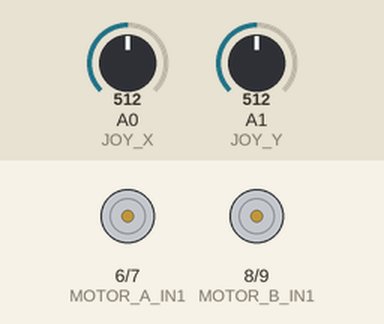
A sketch run on a simulated Arduino Uno, built with avr-gcc and run on an emulated ATmega328P. Parts: motor-driver pin pairs drawn as motors (green arrow = first pin HIGH = forward, orange = second pin HIGH = backward, longer = more drive, scaled by the enable pin). Inputs (shaded band) come from the test bench; at power-on: A0 (JOY_X) = 512, A1 (JOY_Y) = 512.

Above: at 1.2 s.
1.3 s: A0 (JOY_X) set to 716
At 1.8 s:
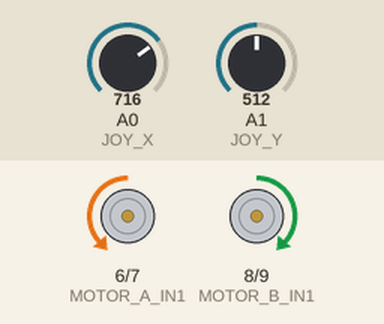
2.8 s: A1 (JOY_Y) set to 572
At 3.2 s:
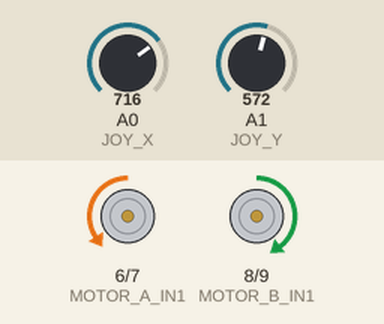
4.3 s: A1 (JOY_Y) set to 606
At 5.5 s:
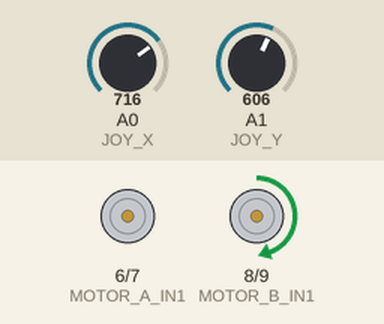
5.8 s: A0 (JOY_X) set to 735
At 6.5 s:
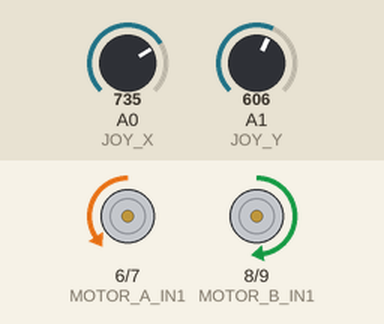
7.3 s: A1 (JOY_Y) set to 716
At 7.7 s:
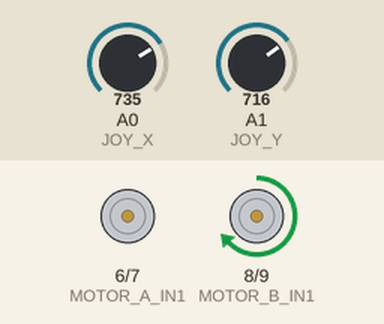
8.8 s: A0 (JOY_X) set to 900
At 10.2 s:
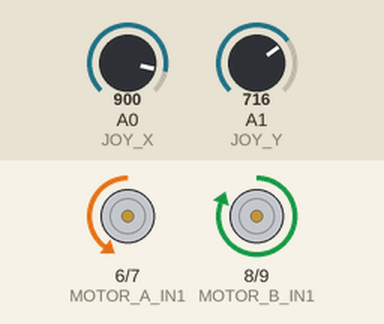
Timing chart, 0 to 11.3 s (numbered marks = the images above; inputs shaded):
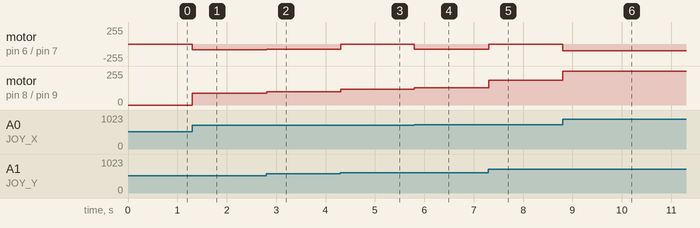

The sketch:

Joystick_Control_Wheelchair.ino
```cpp
// Project Title: Arduino-Based Wheelchair Control Using Joystick Module

// === Pin Assignments ===
#define JOY_X A0       // Joystick horizontal axis
#define JOY_Y A1       // Joystick vertical axis

#define MOTOR_A_PWM 5
#define MOTOR_A_IN1 6
#define MOTOR_A_IN2 7

#define MOTOR_B_IN1 8
#define MOTOR_B_IN2 9
#define MOTOR_B_PWM 10

// === Movement Constants ===
const int DEAD_ZONE = 40;     // Neutral zone threshold around center (512)
const int PWM_THRESHOLD = 70; // Minimum speed to trigger motor movement

int speedLeft = 0;
int speedRight = 0;

// === Movement Types Enum ===
enum MotionType { FORWARD, BACKWARD, TURN_LEFT, TURN_RIGHT };

void setup() {
  pinMode(JOY_X, INPUT);
  pinMode(JOY_Y, INPUT);

  pinMode(MOTOR_A_PWM, OUTPUT);
  pinMode(MOTOR_B_PWM, OUTPUT);

  pinMode(MOTOR_A_IN1, OUTPUT);
  pinMode(MOTOR_A_IN2, OUTPUT);
  pinMode(MOTOR_B_IN1, OUTPUT);
  pinMode(MOTOR_B_IN2, OUTPUT);
}

void loop() {
  int joyX = analogRead(JOY_X);  // Read horizontal input
  int joyY = analogRead(JOY_Y);  // Read vertical input

  // Reset speeds before logic
  speedLeft = 0;
  speedRight = 0;

  // Center check for stop (includes dead zone)
  if (abs(joyX - 512) < DEAD_ZONE && abs(joyY - 512) < DEAD_ZONE) {
    holdMotors();
  } else {
    computeMotorSpeeds(joyX, joyY);

    // Apply minimum threshold to avoid motor jitter
    if (speedLeft < PWM_THRESHOLD) speedLeft = 0;
    if (speedRight < PWM_THRESHOLD) speedRight = 0;

    analogWrite(MOTOR_A_PWM, speedLeft);
    analogWrite(MOTOR_B_PWM, speedRight);
  }

  delay(10);
}

// === Motion Logic ===
void computeMotorSpeeds(int x, int y) {
  if (abs(x - 512) < DEAD_ZONE) {
    // Turning only (Y-axis movement)
    if (y < 512 - DEAD_ZONE) {
      activateMotors(TURN_RIGHT);
      int mappedSpeed = map(y, 472, 0, 0, 255);
      speedLeft = mappedSpeed;
      speedRight = mappedSpeed;
    } else if (y > 512 + DEAD_ZONE) {
      activateMotors(TURN_LEFT);
      int mappedSpeed = map(y, 552, 1023, 0, 255);
      speedLeft = mappedSpeed;
      speedRight = mappedSpeed;
    }
  } else {
    // Forward or backward
    if (x < 512 - DEAD_ZONE) {
      activateMotors(FORWARD);
      speedLeft = map(x, 472, 0, 0, 255);
      speedRight = speedLeft;
    } else if (x > 512 + DEAD_ZONE) {
      activateMotors(BACKWARD);
      speedLeft = map(x, 552, 1023, 0, 255);
      speedRight = speedLeft;
    }

    // Fine steering using Y-axis
    if (y < 512 - DEAD_ZONE) {
      int adjust = map(y, 472, 0, 0, 255);
      speedLeft += adjust;
      speedRight -= adjust;
    } else if (y > 512 + DEAD_ZONE) {
      int adjust = map(y, 552, 1023, 0, 255);
      speedLeft -= adjust;
      speedRight += adjust;
    }

    speedLeft = constrain(speedLeft, 0, 255);
    speedRight = constrain(speedRight, 0, 255);
  }
}


void activateMotors(MotionType motion) {
  switch (motion) {
    case FORWARD:
      digitalWrite(MOTOR_A_IN1, HIGH);
      digitalWrite(MOTOR_A_IN2, LOW);
      digitalWrite(MOTOR_B_IN1, LOW);
      digitalWrite(MOTOR_B_IN2, HIGH);
      break;
    case BACKWARD:
      digitalWrite(MOTOR_A_IN1, LOW);
      digitalWrite(MOTOR_A_IN2, HIGH);
      digitalWrite(MOTOR_B_IN1, HIGH);
      digitalWrite(MOTOR_B_IN2, LOW);
      break;
    case TURN_LEFT:
      digitalWrite(MOTOR_A_IN1, LOW);
      digitalWrite(MOTOR_A_IN2, HIGH);
      digitalWrite(MOTOR_B_IN1, LOW);
      digitalWrite(MOTOR_B_IN2, HIGH);
      break;
    case TURN_RIGHT:
      digitalWrite(MOTOR_A_IN1, HIGH);
      digitalWrite(MOTOR_A_IN2, LOW);
      digitalWrite(MOTOR_B_IN1, HIGH);
      digitalWrite(MOTOR_B_IN2, LOW);
      break;
  }
}

void holdMotors() {
  digitalWrite(MOTOR_A_IN1, LOW);
  digitalWrite(MOTOR_A_IN2, LOW);
  digitalWrite(MOTOR_B_IN1, LOW);
  digitalWrite(MOTOR_B_IN2, LOW);
}
```

Measured:
- the behaviour switches between 587 and 588 on A1 (JOY_Y) (found by bisection; images 2 and 3)
- the behaviour switches between 734 and 735 on A0 (JOY_X) (found by bisection; images 3 and 4)
- after the input at 1.3 s, motor on pin 6 (MOTOR_A_IN1) / pin 7 (MOTOR_A_IN2): stopped → backward 88/255 at once; motor on pin 8 (MOTOR_B_IN1) / pin 9 (MOTOR_B_IN2): stopped → forward 88/255 at once
- after the input at 2.8 s, motor on pin 6 (MOTOR_A_IN1) / pin 7 (MOTOR_A_IN2): backward 88/255 → backward 78/255 at once; motor on pin 8 (MOTOR_B_IN1) / pin 9 (MOTOR_B_IN2): forward 88/255 → forward 98/255 at once
- after the input at 4.3 s, motor on pin 6 (MOTOR_A_IN1) / pin 7 (MOTOR_A_IN2): backward 78/255 → stopped at once; motor on pin 8 (MOTOR_B_IN1) / pin 9 (MOTOR_B_IN2): forward 98/255 → forward 117/255 at once
- after the input at 5.8 s, motor on pin 6 (MOTOR_A_IN1) / pin 7 (MOTOR_A_IN2): stopped → backward 78/255 at once; motor on pin 8 (MOTOR_B_IN1) / pin 9 (MOTOR_B_IN2): forward 117/255 → forward 128/255 at once
- after the input at 7.3 s, motor on pin 6 (MOTOR_A_IN1) / pin 7 (MOTOR_A_IN2): backward 78/255 → stopped at once; motor on pin 8 (MOTOR_B_IN1) / pin 9 (MOTOR_B_IN2): forward 128/255 → forward 187/255 at once
- after the input at 8.8 s, motor on pin 6 (MOTOR_A_IN1) / pin 7 (MOTOR_A_IN2): stopped → backward 100/255 at once; motor on pin 8 (MOTOR_B_IN1) / pin 9 (MOTOR_B_IN2): forward 187/255 → forward 255/255 at once
